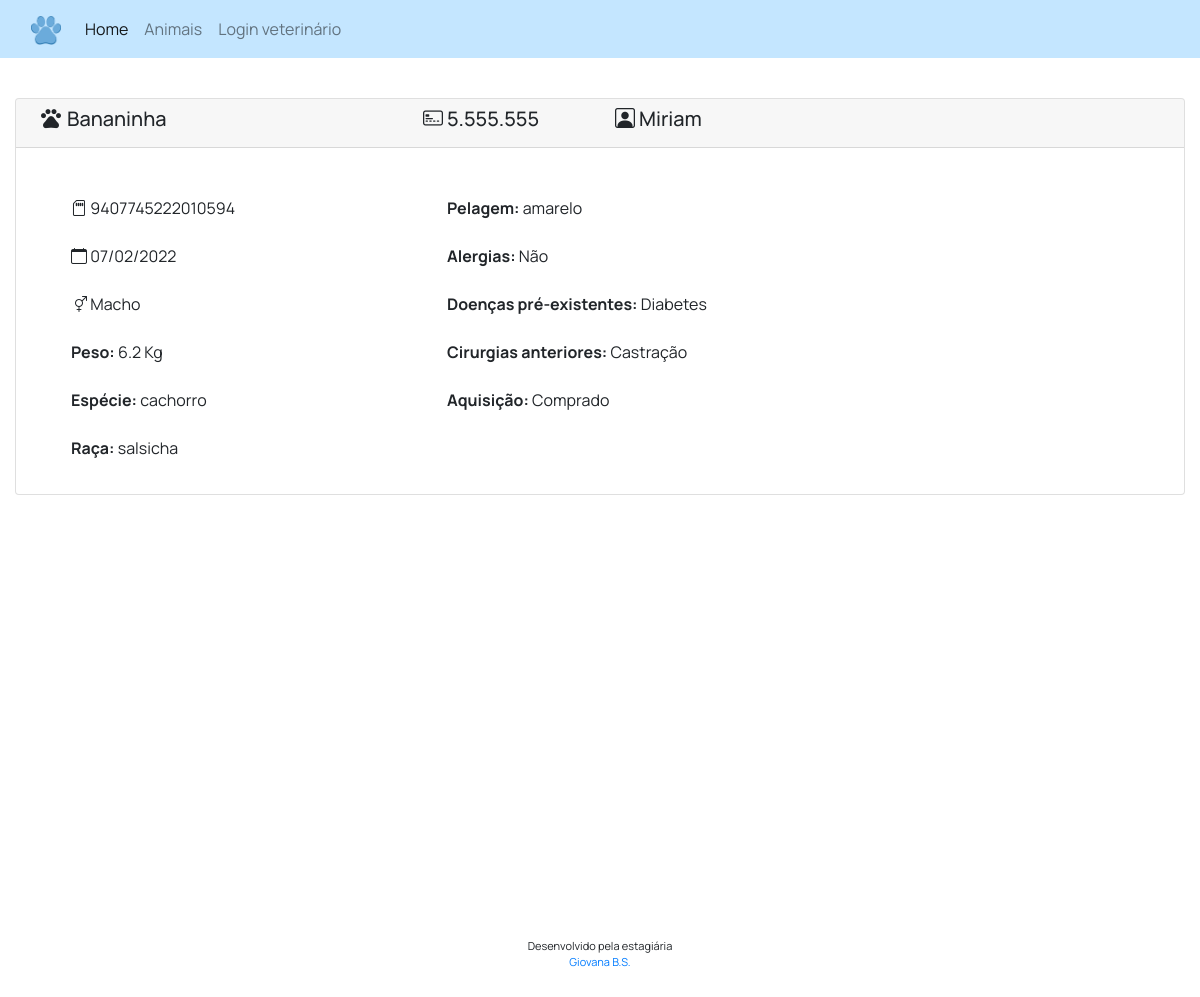
The app's page /index.php?controle=animalController&metodo=buscar_animal_publico&id=59 with its own data.
### tables this page shows
CREATE TABLE `animais` (
  `id_animal` int NOT NULL AUTO_INCREMENT,
  `rga` varchar(45) DEFAULT NULL,
  `chip` varchar(45) DEFAULT NULL,
  `nome` varchar(45) NOT NULL,
  `datan` date DEFAULT NULL,
  `sexo` varchar(10) DEFAULT NULL,
  `alergias` varchar(200) DEFAULT NULL,
  `doencas` varchar(400) DEFAULT NULL,
  `cirurgias` varchar(300) DEFAULT NULL,
  `peso` varchar(6) DEFAULT NULL,
  `especie` varchar(45) NOT NULL,
  `raca` varchar(45) NOT NULL,
  `pelagem` varchar(45) NOT NULL,
  `aquisicao` varchar(45) DEFAULT NULL,
  `id_tutor` int DEFAULT NULL,
  `statusan` varchar(45) DEFAULT NULL,
  PRIMARY KEY (`id_animal`),
  KEY `fk_id_tutor` (`id_tutor`),
  CONSTRAINT `fk_id_tutor` FOREIGN KEY (`id_tutor`) REFERENCES `tutores` (`id_tutor`)
);

CREATE TABLE `tutores` (
  `id_tutor` int NOT NULL AUTO_INCREMENT,
  `nome` varchar(70) NOT NULL,
  `sobrenome` varchar(70) NOT NULL,
  `rg` varchar(12) DEFAULT NULL,
  `cpf` varchar(14) DEFAULT NULL,
  `cep` varchar(10) DEFAULT NULL,
  `logradouro` varchar(100) DEFAULT NULL,
  `numero` varchar(10) DEFAULT NULL,
  `bairro` varchar(45) DEFAULT NULL,
  `telefone1` varchar(20) NOT NULL,
  `telefone2` varchar(20) DEFAULT NULL,
  PRIMARY KEY (`id_tutor`)
);

### src/Models/Conexao.php (called while the page is built, shortened)
<?php
    abstract class Conexao
    {
        public function __construct(protected $db = null)
        {
            $parametros = "mysql:host=localhost;dbname=sistema-vet;charset=utf8mb4";
            try
            {
                $this->db = new PDO($parametros, "root", "Awdg075t-oP");
            }
            catch(PDOException $e)
            {
                echo $e->getCode();
				echo $e->getMessage();
				echo "Problema na abertura de conexão com o banco de dados";
            }
        }
    }

### src/DAOs/animalDAO.php (called while the page is built, shortened)
<?php
    class animalDAO extends Conexao
    {
        public function buscar_animal_publico($animal)
        {
            $sql = "SELECT animais.*,
                           tutores.nome AS nome_tutor,
                           tutores.sobrenome
                    FROM animais
                    JOIN tutores ON animais.id_tutor = tutores.id_tutor
                    WHERE animais.id_animal = ?";
            try
            {
                $stm = $this->db->prepare($sql);
                $stm->bindValue(1, $animal->getId());
                $stm->execute();
                return $stm->fetchAll(PDO::FETCH_OBJ);
            }
            catch(PDOException $e)
            {
                echo "Problema ao buscar animal: " . $e->getMessage();
                return null;
            }
        }
    }

### src/Models/Animal.php (called while the page is built, shortened)
<?php
    class Animal
    {
        public function getId()
        {
            return $this->id_animal;
        }
    }

### Views/animal/pub-perfil-animal.php (the view, shortened to what this page needs)
<?php require_once ROOT_PATH . '/views/cabecalho.php'; ?>
<div class="content">
    <div class="container">
        <div class="card">
            <?php if (is_array($retorno) || is_object($retorno)): ?>
                <?php foreach($retorno as $dado): ?>
                    <div class="card-header mb-3 row card-header-prontuario">
                        <h5 class="col-md-4">
                            <span class="material-symbols-outlined" style="vertical-align: middle; margin-top: -5px;">pets</span>
                            <?= $dado->nome ?>
                        </h5>
                        <h5 class="col-md-2">
                            <i class="bi bi-credit-card-2-front"></i>
                            <?= $dado->rga ?>
                        </h5>
                        <h5 class="col-md-4">
                            <i class="bi bi-person-square"></i>
                            <?= $dado->nome_tutor ?>
                        </h5>
                    </div>
                    <div class="card-body">
                        <ul class="list-group list-group-flush">
                            <div class="mb-3 row">
                                <div class="col-md-4">
                                    <li class="list-group-item">
                                        <i class="bi bi-sd-card"></i>
                                        <?= $dado->chip ?>
                                    </li>
                                    <li class="list-group-item">
                                        <i class="bi bi-calendar"></i>
                                        <?php
                                            $date = new DateTime($dado->datan);
                                            echo $date->format('d/m/Y');
                                        ?>
                                    </li>
                                    <li class="list-group-item">
                                        <i class="bi bi-gender-ambiguous"></i>
                                        <?= $dado->sexo ?>
                                    </li>
                                    <li class="list-group-item">
                                        <strong>Peso: </strong>
                                        <?= $dado->peso ?>
                                        Kg
                                    </li>
                                    <li class="list-group-item">
                                        <strong>Espécie: </strong>
                                        <?= $dado->especie ?>
                                    </li>
                                    <li class="list-group-item">
                                        <strong>Raça: </strong>
                                        <?= $dado->raca ?>
                                    </li>
                                </div>
                                <div class="col-md-4">
                                    <li class="list-group-item">
                                        <strong>Pelagem: </strong>
                                        <?= $dado->pelagem ?>
                                    </li>
                                    <li class="list-group-item">
                                        <strong>Alergias: </strong>
                                        <?= $dado->alergias ?>
                                    </li>
                                    <li class="list-group-item">
                                        <strong>Doenças pré-existentes:  </strong>
                                        <?= $dado->doencas ?>
                                    </li>
                                    <li class="list-group-item">
                                        <strong>Cirurgias anteriores: </strong>
                                        <?= $dado->cirurgias ?>
                                    </li>
                                    <li class="list-group-item">
                                        <strong>Aquisição: </strong>
                                        <?= $dado->aquisicao ?>
                                    </li>
                                </div>
                            </div>
                        </ul>
                    </div>
                </div>
                    <br>
                <?php endforeach; ?>
            <?php else: ?>
                <tr><td colspan='4'>Animal não encontrado</td></tr>
            <?php endif; ?>
        <br>
    </div>
</div>

### src/styles/style.css (style rules this page uses)
body { font-family: "Manrope", sans-serif; font-weight: 400; height: 100%; }
.card-body { padding-bottom: 0.4em; }
.container { display: flex; flex-direction: column; min-height: 100vh; max-width: 1400px; }
.card-header-prontuario { padding: 0.5em; }
.row { margin-right: 0; margin-left: 0; }
.list-group-item { border: none; }
.creditos { margin: 40px 0px; text-align: center; font-size: 11px; }
.footer { position: relative; bottom: 0; width: 100%; text-align: center; }

### records on screen
animais: nome "Bananinha", rga "5.555.555", id_tutor.nome "Miriam", chip "9407745222010594", datan "07/02/2022", sexo "Macho", peso "6.2", especie "cachorro", raca "salsicha", pelagem "amarelo", alergias "Não", doencas "Diabetes", cirurgias "Castração", aquisicao "Comprado"
